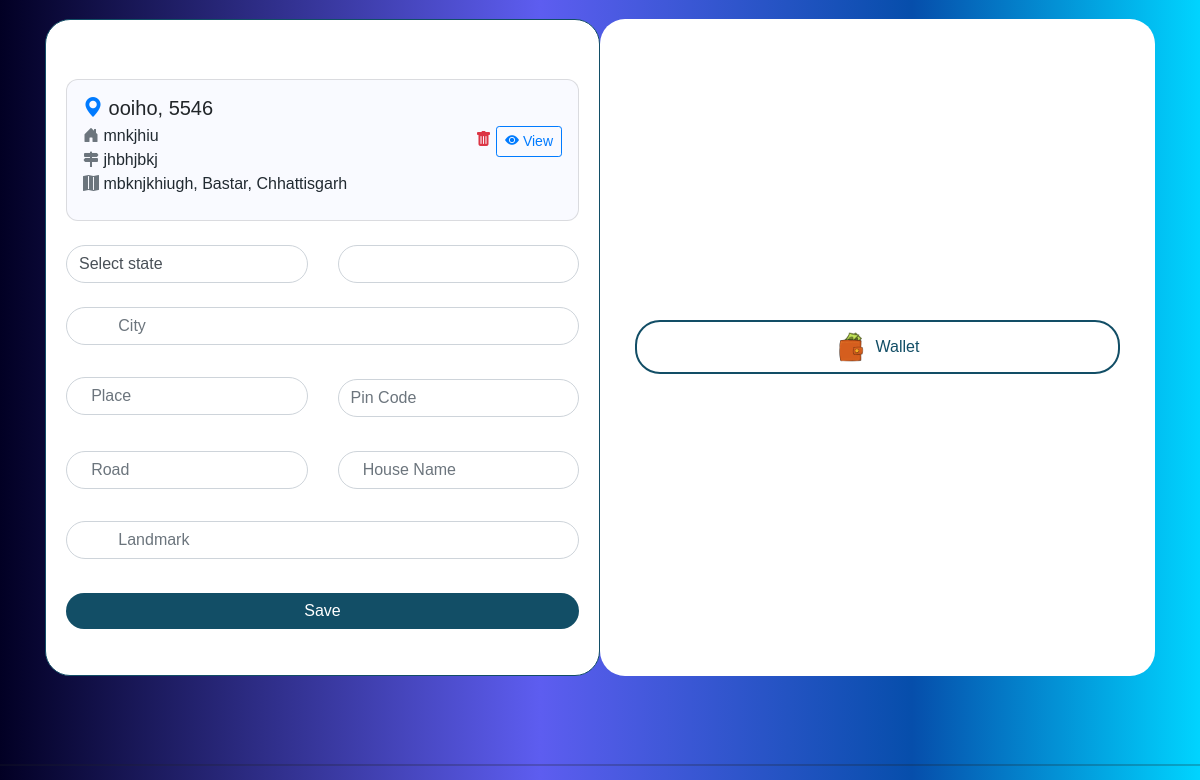
The page /account_details (signed in, middle part) on the database as committed earlier.
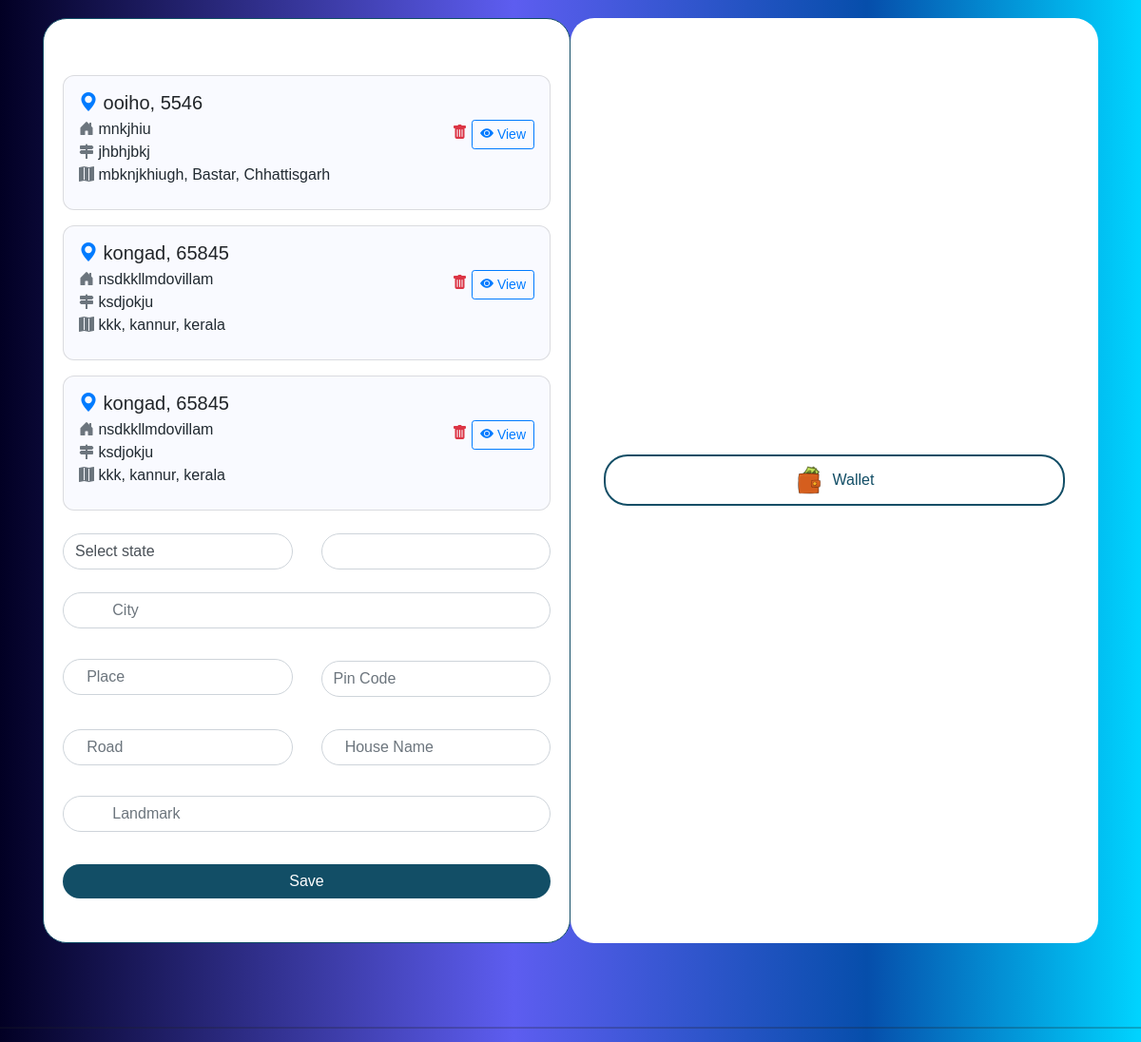
The same page on the database as committed later.
### Users/models.py (models this page shows)
class Address(models.Model):
    Region = models.CharField(max_length=40,default='India')
    state = models.CharField(max_length=40)
    district = models.CharField(max_length=40)
    city = models.CharField(max_length=40)
    place = models.CharField(max_length=40)
    pin = models.IntegerField()
    house_name = models.CharField(max_length=40)
    landmark = models.CharField(max_length=40)
    road = models.CharField(max_length=40)
    user = models.ForeignKey(Custom_User, on_delete=models.CASCADE)
    created_at = models.DateTimeField(auto_now_add=True)
    updated_at = models.DateTimeField(auto_now=True)

### Accounts/views.py (the view, shortened to what this page needs)
# urls.py: path('account_details', views.account_details,name='account_details'),
@never_cache
def account_details(request):
    if request.user.is_authenticated:
        user = User.objects.get(username=request.user)
        addresses = Address.objects.filter(user=user)
        profile, created = Profile.objects.get_or_create(user=user)
        return render(request, 'usesr_details.html', {
            'user': user,
            'addresses': addresses,
            'profile': profile
        })
    else:
        return redirect(signin)

### templates/usesr_details.html (shortened to what the changed rows need)
{% extends 'blank_layout.html' %}
{% load static %}
{% block contant %}
<link href="https://stackpath.bootstrapcdn.com/bootstrap/4.5.2/css/bootstrap.min.css" rel="stylesheet">
<div class="container" style="display: flex; flex-wrap: wrap; margin-top: 50px;">
    <div class="address-section col-md-6" style="border: 1px solid #124e66; box-shadow: none;">
       <div class="address-options">
    {% for address in addresses %}
    <div class="card mb-3 address-card p-3" data-address-id="{{ address.id }}">
        <div class="d-flex justify-content-between align-items-start mb-2">
            <div>
                <h5 class="mb-1">
                    <i class="bi bi-geo-alt-fill text-primary"></i> {{ address.place }}, {{ address.pin }}
                </h5>
                <p class="mb-0">
                    <i class="bi bi-house-door-fill text-secondary"></i> {{ address.house_name }}
                </p>
                {% if address.landmark %}
                <p class="mb-0">
                    <i class="bi bi-signpost-2-fill text-secondary"></i> {{ address.landmark }}
                </p>
                {% endif %}
                <p class="mb-0">
                    <i class="bi bi-map-fill text-secondary"></i> {{ address.city }}, {{ address.district }}, {{ address.state }}
                </p>
            </div>
            <div class="text-end">
                <a href="{% url 'delete_address' address.id %}" class="text-danger mb-2" title="Delete">
                    <i class="bi bi-trash-fill"></i>
                </a>
                <button class="btn btn-sm btn-outline-primary view-address-btn" data-address-id="{{ address.id }}">
                    <i class="bi bi-eye-fill"></i> View
                </button>
            </div>
        </div>
    </div>
    {% endfor %}
</div>
    </div>
</div>
<br><br><br>
{% endblock %}

Rows that differ between the two databases and show on the page:
added Address: place "kongad", pin "65845", house_name "nsdkkllmdovillam", landmark "ksdjokju", city "kkk", district "kannur", state "kerala"
added Address: place "kongad", pin "65845", house_name "nsdkkllmdovillam", landmark "ksdjokju", city "kkk", district "kannur", state "kerala"
